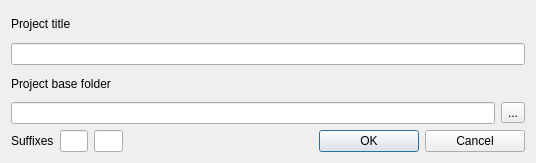
<?xml version="1.0" encoding="UTF-8"?>
<ui version="4.0">
 <class>NewProjectDlg</class>
 <widget class="QDialog" name="NewProjectDlg">
  <property name="geometry">
   <rect>
    <x>0</x>
    <y>0</y>
    <width>536</width>
    <height>163</height>
   </rect>
  </property>
  <property name="windowTitle">
   <string>New Project</string>
  </property>
  <layout class="QGridLayout" name="gridLayout">
   <item row="3" column="6">
    <widget class="QToolButton" name="toolOverview">
     <property name="text">
      <string>...</string>
     </property>
    </widget>
   </item>
   <item row="3" column="0" colspan="6">
    <widget class="QLineEdit" name="lineBase"/>
   </item>
   <item row="4" column="4">
    <widget class="QPushButton" name="pushOk">
     <property name="minimumSize">
      <size>
       <width>100</width>
       <height>0</height>
      </size>
     </property>
     <property name="maximumSize">
      <size>
       <width>100</width>
       <height>16777215</height>
      </size>
     </property>
     <property name="text">
      <string>OK</string>
     </property>
    </widget>
   </item>
   <item row="4" column="3">
    <spacer name="horizontalSpacer">
     <property name="orientation">
      <enum>Qt::Horizontal</enum>
     </property>
     <property name="sizeHint" stdset="0">
      <size>
       <width>264</width>
       <height>20</height>
      </size>
     </property>
    </spacer>
   </item>
   <item row="0" column="0" colspan="4">
    <widget class="QLabel" name="label">
     <property name="text">
      <string>Project title</string>
     </property>
    </widget>
   </item>
   <item row="4" column="5" colspan="2">
    <widget class="QPushButton" name="pushCancel">
     <property name="minimumSize">
      <size>
       <width>100</width>
       <height>0</height>
      </size>
     </property>
     <property name="maximumSize">
      <size>
       <width>100</width>
       <height>16777215</height>
      </size>
     </property>
     <property name="text">
      <string>Cancel</string>
     </property>
    </widget>
   </item>
   <item row="1" column="0" colspan="7">
    <widget class="QLineEdit" name="lineTitle"/>
   </item>
   <item row="4" column="1">
    <widget class="QLineEdit" name="lineSuffix1"/>
   </item>
   <item row="2" column="0" colspan="4">
    <widget class="QLabel" name="label_2">
     <property name="text">
      <string>Project base folder</string>
     </property>
    </widget>
   </item>
   <item row="4" column="0">
    <widget class="QLabel" name="label_3">
     <property name="text">
      <string>Suffixes</string>
     </property>
    </widget>
   </item>
   <item row="4" column="2">
    <widget class="QLineEdit" name="lineSuffix2"/>
   </item>
  </layout>
 </widget>
 <layoutdefault spacing="6" margin="11"/>
 <tabstops>
  <tabstop>lineTitle</tabstop>
  <tabstop>lineBase</tabstop>
  <tabstop>lineSuffix1</tabstop>
  <tabstop>lineSuffix2</tabstop>
  <tabstop>toolOverview</tabstop>
  <tabstop>pushOk</tabstop>
  <tabstop>pushCancel</tabstop>
 </tabstops>
 <resources/>
 <connections/>
</ui>
